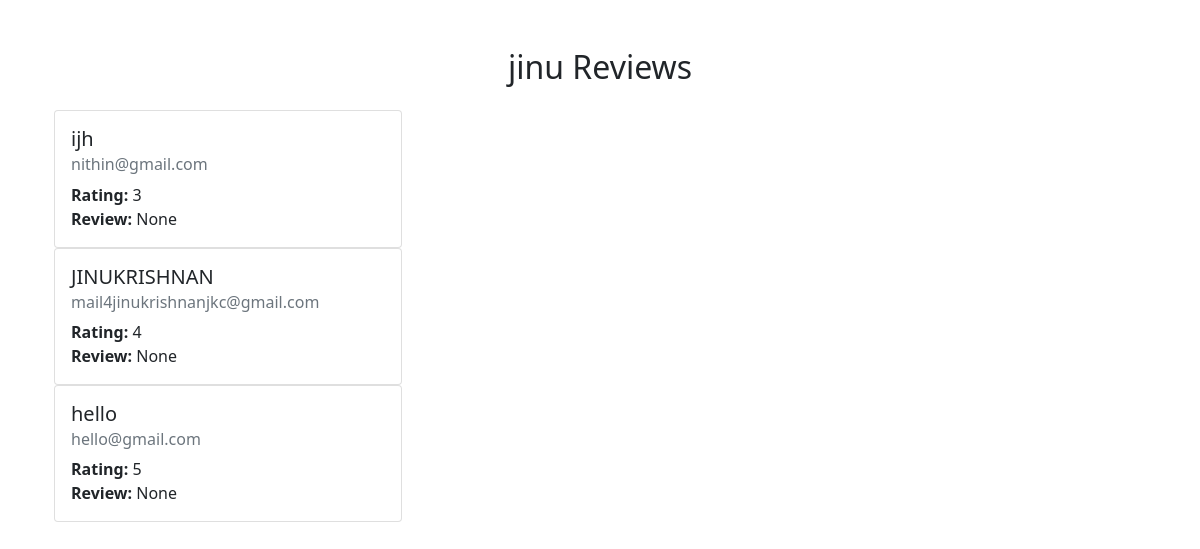
Screenshot of /viewreviews/5 with the database file from the repository.
### book/models.py (models this page shows)
class tbl_book(models.Model):
    title=models.CharField(max_length=200,null=True)
    author=models.CharField(max_length=200,null=True)
    genre=models.CharField(max_length=200,null=True)
    price=models.IntegerField(null=True)
    published_date=models.DateField(null=True)

class tbl_review(models.Model):
    name=models.CharField(max_length=200,null=True)
    email=models.EmailField(max_length=200,null=True)
    rating=models.CharField(max_length=100,null=True)
    review=models.CharField( max_length=100,null=True)
    book=models.ForeignKey(tbl_book, null=True,on_delete=models.CASCADE)

### book/views.py (the view)
# urls.py: path('viewreviews/<id>',views.viewreviews,name='viewreviews'),
def viewreviews(request,id): #
    b=tbl_book.objects.get(id=id)
    review=tbl_review.objects.filter(book=id)
    return render(request,'viewreviews.html' ,{"review":review,"b":b})

### templates/viewreviews.html (shortened to what this page needs)
<!DOCTYPE html>
<html lang="en">
<head>
    <link href="https://stackpath.bootstrapcdn.com/bootstrap/5.3.0/css/bootstrap.min.css" rel="stylesheet">
    <link href="https://cdn.jsdelivr.net/npm/bootstrap@5.0.2/dist/css/bootstrap.min.css" rel="stylesheet">
</head>
<body>
    <div class="container mt-5">
        <h2 class="text-center mb-4">{{ b.title }} Reviews</h2>
        <div class="row">
            <div class="col-md-4 mb-3">
                {% for r in review %}
                <div class="card">
                    <div class="card-body">
                        <h5 class="card-title">{{r.name}}</h5>
                        <h6 class="card-subtitle mb-2 text-muted">{{r.email}}</h6>
                        <p class="card-text">
                            <strong>Rating:</strong> {{r.rating}}<br>
                            <strong>Review:</strong> {{r.review}}
                        </p>
                    </div>
                </div>
                {% endfor %}
            </div>
    </div>
</body>
</html>

### rows the page displays
tbl_book: title "jinu"
tbl_review: name "ijh", email "nithin@gmail.com", rating "3", review "None"
tbl_review: name "JINUKRISHNAN", email "mail4jinukrishnanjkc@gmail.com", rating "4", review "None"
tbl_review: name "hello", email "hello@gmail.com", rating "5", review "None"
